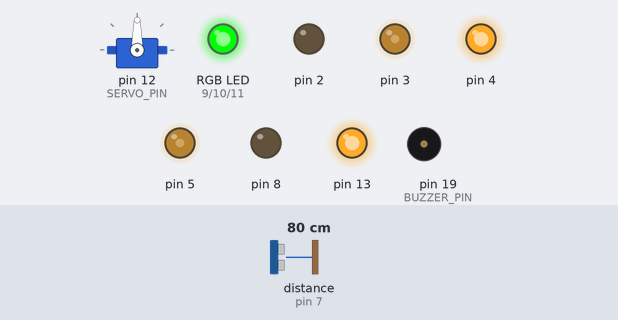
The sketch below on a simulated Arduino Uno, built with avr-gcc and run on an emulated ATmega328P. On the bench: servo, an RGB LED mixed from three pins (HIGH = lit), output pins drawn as LEDs (lit = HIGH), buzzer (waves = sounding, pin HIGH). Wiring (inferred from the names in the program): ultrasonic range finder: trigger pin 6; echo pin 7. The test bench sets the inputs (shaded band); at power-on: distance to the obstacle (sensor on pin 7) 80 cm. The echo pulse lasts 58.3 µs per cm; pins used as bus, display or sensor lines are not drawn.

Above: at 3.2 s.
3.3 s: distance to the obstacle (sensor on pin 7) set to 54 cm
4.8 s: distance to the obstacle (sensor on pin 7) set to 48 cm
At 5.6 s:
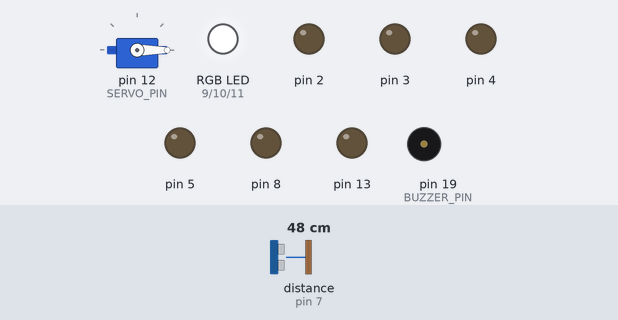
7.8 s: distance to the obstacle (sensor on pin 7) set to 60 cm
At 8.2 s:
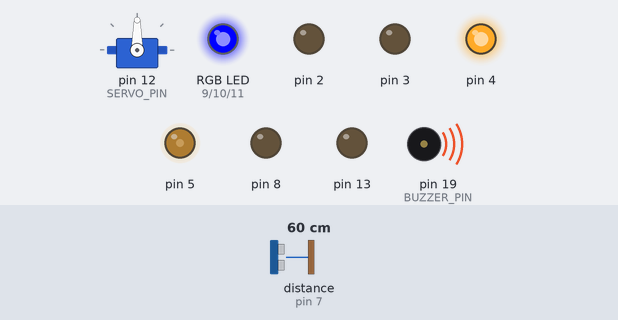
10.0 s: distance to the obstacle (sensor on pin 7) set to 2 cm
At 11.8 s:
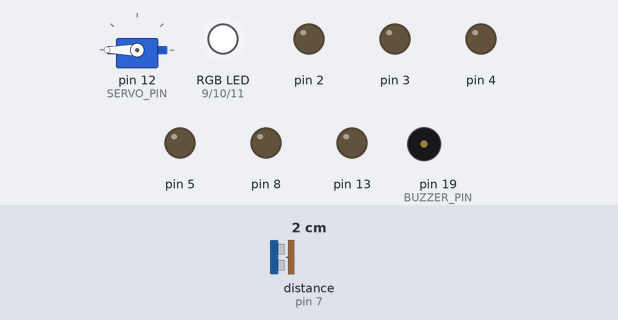
Timing chart, 0 to 14.0 s (numbered marks = the images above; inputs shaded):
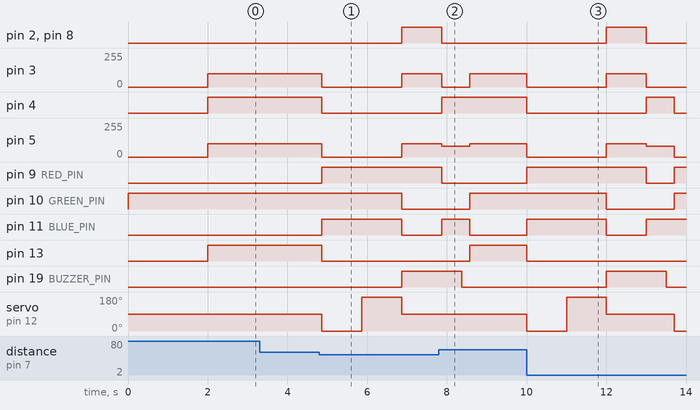

The sketch:

lk_rbot_6.2.ino
```cpp
#include <Servo.h>
#include "Motor.h"
#include "RGB_Leds.h"
#include "Distance.h"

//times definitions
#define TIME_BACKWARD 1000 //1s
#define TIME_TURN 500      //0.5s
#define TIME_EXPLORE 1000  //1s
#define TIME_EXPLORE_FRONT 200 //0.2s
#define TIME_START 2000

//speed definitions: min 0, max 255
#define SPEED_BACKWARD 100

#define FALSE 0
#define TRUE 1

// buzer
#define BUZZER_PIN 19 //buzzer to arduino pin A5
#define FREQ_VALUE 555
#define TIME_ON 1000
#define TIME_OFF 500

//Servo
Servo myservo;  // create servo object to control a servo
#define SERVO_PIN 12

// Motor 1
#define IN1 13
#define IN2 8
#define EN_A 3 // Needs to be a PWM pin to be able to control motor speed

// Motor 2
#define IN3 2
#define IN4 4
#define EN_B 5 // Needs to be a PWM pin to be able to control motor speed

//ultrasonic definitions
#define TRIG_PIN 6
#define ECHO_PIN 7

//leds pinout:
#define RED_PIN 9
#define GREEN_PIN 10
#define BLUE_PIN 11


//macros
#define LIGHT_RED myLeds.setColor(255,0,0) //red

long distanceFront, distanceLeft, distanceRight;
bool ifObstacle = FALSE;

Motor myMotor(IN1,IN2,IN3,IN4,EN_A,EN_B);
RGB_Leds myLeds(RED_PIN, GREEN_PIN, BLUE_PIN);
Distance myDistance(ECHO_PIN, TRIG_PIN);

void setup() {
  pinMode(BUZZER_PIN, OUTPUT);
  myservo.attach(SERVO_PIN);


  myservo.write(90);
  myLeds.setColor(0,255,0); //green

  delay(TIME_START);
  myMotor.moveForward();

}

void loop()
{
  //get distance in front of robot
  distanceFront = myDistance.getDistance();

  if( distanceFront < 50 )
  {
    ifObstacle = TRUE;
    myMotor.stopMove();
    myservo.write(0);
    myLeds.setColor(255,255,255); //all
    delay(TIME_EXPLORE);


    distanceLeft = myDistance.getDistance();
    myservo.write(180);
    delay(TIME_EXPLORE);

    distanceRight = myDistance.getDistance();
    myservo.write(90);
    myLeds.setColor(255,0,0); //red
    digitalWrite(BUZZER_PIN, HIGH);
    myMotor.moveBackward(TIME_BACKWARD);
    if( distanceLeft < distanceRight )
    {
      myLeds.setColor(0,0,255); //blue
      myMotor.turnRight(TIME_TURN);
      digitalWrite(BUZZER_PIN, LOW);
    }
    else
    {
      myLeds.setColor(0,0,255); //blue
      myMotor.turnLeft(TIME_TURN);
      digitalWrite(BUZZER_PIN, LOW);
    }
  }
  else
  {
    if(TRUE == ifObstacle)
    {
      myLeds.setColor(0,255,0); //green
      myMotor.moveForward();

    }
  }

  delay(TIME_EXPLORE_FRONT);

}
```

Distance.cpp
```cpp
#include "Distance.h"

Distance::Distance(int echoPin, int trigPin)
{
  _echoPin = echoPin;
  _trigPin = trigPin;
  pinMode(echoPin, INPUT);
  pinMode(trigPin, OUTPUT);
}

long Distance::getDistance()
{
  long dur, dist;
  digitalWrite(_trigPin, LOW);
  delayMicroseconds(2);

  digitalWrite(_trigPin, HIGH);
 delayMicroseconds(10);

 digitalWrite(_trigPin, LOW);
 dur = pulseIn(_echoPin, HIGH);

 //Calculate the distance (in cm) based on the speed of sound.
 dist = (dur/2) / 29.1;
 return dist;
}
```

Distance.h
```cpp
#ifndef DISTANCE_H
#define DISTANCE_H

#include "Arduino.h"


class Distance
{
  public:
    Distance(int echoPin, int trigPin);
    long getDistance();

  private:
  	int _echoPin, _trigPin;
};

#endif
```

Motor.cpp
```cpp
#include "Motor.h"

//static struct motor_t;

Motor::Motor(int in1, int in2, int in3, int in4, int en_a, int en_b)
{
  pinMode(in1, OUTPUT);
  pinMode(in2, OUTPUT);
  pinMode(in3, OUTPUT);
  pinMode(in4, OUTPUT);
  pinMode(en_a, OUTPUT);
  pinMode(en_b, OUTPUT);

  _in1 = in1;
  _in2 = in2;
  _in3 = in3;
  _in4 = in4;
  _en_a = en_a;
  _en_b = en_b;
}

/*
void Motor::moveBackward(int time)
{
    digitalWrite(_in1, LOW);
    digitalWrite(_in2, HIGH);
    digitalWrite(_in3, HIGH);
    digitalWrite(_in4, LOW);
    analogWrite(_en_a,80);
    analogWrite(_en_b,80);
   	delay(time);
}
*/
void Motor::moveBackward(int time, int speed)
{
    digitalWrite(_in1, LOW);
    digitalWrite(_in2, HIGH);
    digitalWrite(_in3, HIGH);
    digitalWrite(_in4, LOW);
    analogWrite(_en_a,speed);
    analogWrite(_en_b,speed);
   	delay(time);
}

void Motor::moveForward()
{
  digitalWrite(_in1, HIGH);
  digitalWrite(_in2, LOW);
  digitalWrite(_in3, LOW);
  digitalWrite(_in4, HIGH);
  analogWrite(_en_a,100);
  analogWrite(_en_b,100);
}

void Motor::turnRight(int time)
{
      digitalWrite(_in1, HIGH);
      digitalWrite(_in2, LOW);
      digitalWrite(_in3, LOW);
      digitalWrite(_in4, LOW);
      analogWrite(_en_a,80);
      analogWrite(_en_b,0);
      Serial.println("right");
      delay(time);
}

void Motor::turnLeft(int time)
{
      digitalWrite(_in1, LOW);
      digitalWrite(_in2, LOW);
      digitalWrite(_in3, LOW);
      digitalWrite(_in4, HIGH);
      analogWrite(_en_a,0);
      analogWrite(_en_b,80);
      Serial.println("left");
      delay(500);
}

void Motor::stopMove()
{
    digitalWrite(_in1, LOW);
    digitalWrite(_in2, LOW);
    digitalWrite(_in3, LOW);
    digitalWrite(_in4, LOW);
    analogWrite(_en_a,0);
    analogWrite(_en_b,0);
}


static struct {
  int in1;
  int in2;
  int pwn;
}motor_t;
```

Motor.h
```cpp
#ifndef MOTOR_H
#define MOTOR_H

#include "Arduino.h"


class Motor
{
  public:
    Motor(int in1, int in2, int in3, int in4, int en_a, int en_b);
    //void moveBackward(int time);
    void moveBackward(int time, int speed = 100);
    void moveForward();
    void turnRight(int time);
    void turnLeft(int time);
    void stopMove();

  private:
  	int _in1, _in2, _in3, _in4, _en_a, _en_b;
};

#endif
```

RGB_Leds.cpp
```cpp
#include "RGB_Leds.h"

RGB_Leds::RGB_Leds(int pinRed, int pinGreen, int pinBlue)
{
  _pinRed = pinRed;
  _pinGreen = pinGreen;
  _pinBlue = pinBlue;
  pinMode(pinRed, OUTPUT);
  pinMode(pinGreen, OUTPUT);
  pinMode(pinBlue, OUTPUT);
}

void RGB_Leds::setColor(int red, int green, int blue)
{
  analogWrite(_pinRed, red);
  analogWrite(_pinGreen, green);
  analogWrite(_pinBlue, blue);
}
```

RGB_Leds.h
```cpp
#ifndef RGB_LEDS
#define RGB_LEDS

#include "Arduino.h"


class RGB_Leds
{
  public:
    RGB_Leds(int pinRed, int pinGreen, int pinBlue);
    void setColor(int red, int green, int blue);

  private:
  	int _pinGreen, _pinBlue, _pinRed;
};

#endif
```

Measured:
- the behaviour switches between 51 and 50 cm on distance to the obstacle (sensor on pin 7) (found by bisection; images 0 and 1)
- after the input at 3.3 s, every drawn part: stays the same
- after the input at 4.8 s, pin 2, pin 8, pin 19 (BUZZER_PIN): LOW → HIGH after 2.1 s; pin 3, pin 5: 100/255 → 0/255 after 0.07 s, → 100/255 2.0 s later; pin 4, pin 13: HIGH → LOW after 0.07 s; pin 9 (RED_PIN): LOW → HIGH after 0.07 s; pin 10 (GREEN_PIN): HIGH → LOW after 2.1 s
- after the input at 7.8 s, pin 4: goes on until 7.9 s, then stays HIGH; pin 9 (RED_PIN): goes on until 7.9 s, then stays LOW; pin 13: LOW → HIGH after 0.78 s; servo on pin 12 (SERVO_PIN): stays 90° (without the input it goes to 0° after 0.78 s)
- after the input at 10.0 s, pin 2: LOW → HIGH after 2.0 s, → LOW 1.0 s later; pin 3: 100/255 → 0/255 at once, → 100/255 2.0 s later, → 0/255 1.0 s later
